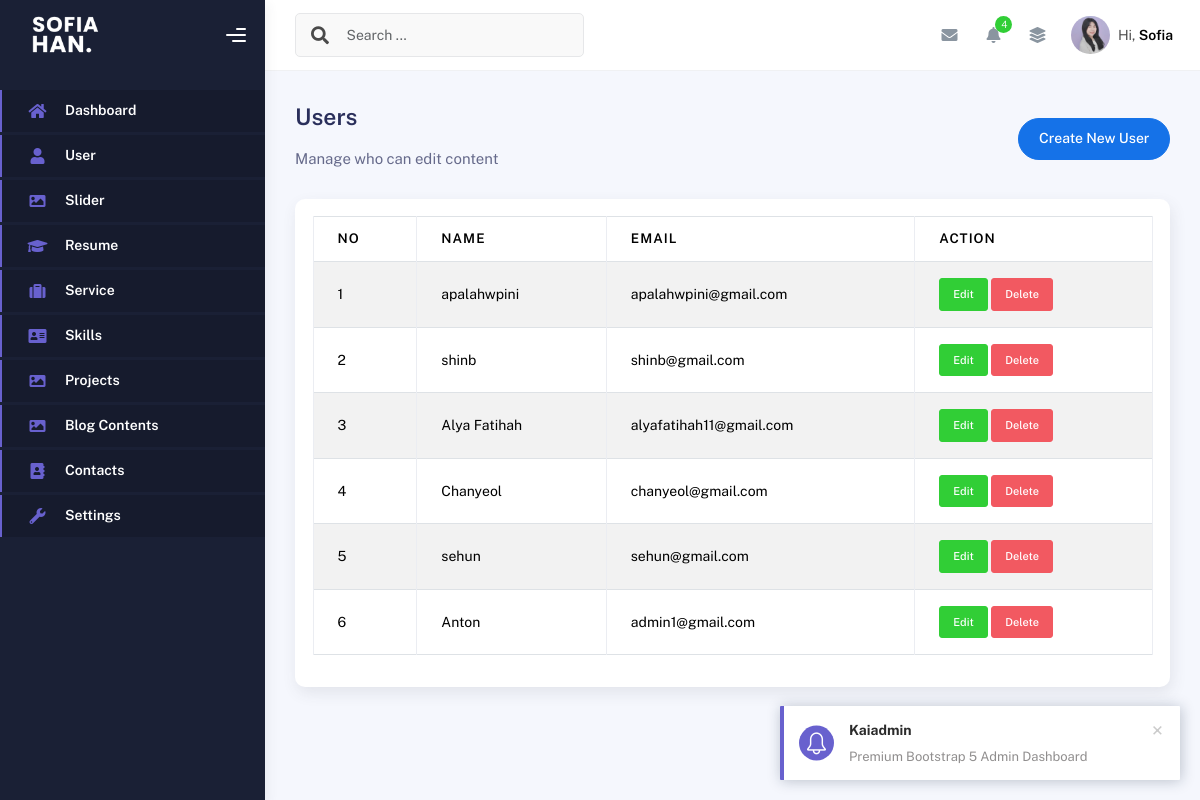
Screenshot of /user.php with the database file from the repository.
### tables this page shows
CREATE TABLE `users` (
  `id` int(3) NOT NULL,
  `name` varchar(55) NOT NULL,
  `email` varchar(35) NOT NULL,
  `password` varchar(100) NOT NULL
);

### user.php (the view, shortened to what this page needs)
<?php
include "config/koneksi.php";
$query = mysqli_query($conn, "SELECT * FROM users ORDER BY id DESC");
$rows = mysqli_fetch_all($query, MYSQLI_ASSOC);
?>
<!DOCTYPE html>
<html lang="en">
<head>
    <?php
    include "inc/css.php";
    ?>
</head>
<body>
    <div class="wrapper">
        <?php
        include "inc/sidebar.php";
        ?>
        <div class="main-panel">
            <div class="main-header">
                <?php
                include "inc/navbar.php";
                ?>
            </div>
            <div class="container">
                <div class="page-inner">
                    <div class="d-flex align-items-left align-items-md-center flex-column flex-md-row pt-2 pb-4">
                        <div>
                            <h3 class="fw-bold mb-3">Users</h3>
                            <h6 class="op-7 mb-2">Manage who can edit content</h6>
                        </div>
                        <div class="ms-md-auto py-2 py-md-0">
                            <a href="create-user.php" class="btn btn-primary btn-round">Create New User</a>
                        </div>
                    </div>
                    <div class="row">
                        <div class="col-sm-6 col-md-12">
                            <div class="card">
                                <div class="card-body">
                                    <table class="table table-bordered table-striped">
                                        <thead>
                                            <tr>
                                                <th>No</th>
                                                <th>Name</th>
                                                <th>Email</th>
                                                <th>Action</th>
                                            </tr>
                                        </thead>
                                        <tbody>
                                            <?php foreach ($rows as $index => $row): ?>
                                            <tr>
                                                <td><?php echo $index += 1 ?></td>
                                                <td><?php echo $row['name'] ?></td>
                                                <td><?php echo $row['email'] ?></td>
                                                <td>
                                                    <a class="btn btn-success btn-sm"
                                                        href="create-user.php?edit=<?php echo $row['id'] ?>">Edit</a>
                                                    <a onclick="return confirm('Are you sure wanna delete this data?')"
                                                        class=" btn btn-danger btn-sm"
                                                        href="user.php?delete=<?php echo $row['id'] ?>">Delete</a>
                                                </td>
                                            </tr>
                                            <?php endforeach ?>
                                        </tbody>
                                    </table>
                                </div>
                            </div>
                        </div>
                    </div>
                </div>
            </div>
</body>
</html>

### inc/css.php (shortened to what this page needs)
<link rel="stylesheet" href="assets/kaiadmin-lite-1.2.0/assets/css/bootstrap.min.css" />
<link rel="stylesheet" href="assets/kaiadmin-lite-1.2.0/assets/css/plugins.min.css" />
<link rel="stylesheet" href="assets/kaiadmin-lite-1.2.0/assets/css/kaiadmin.min.css" />
<link rel="stylesheet" href="assets/kaiadmin-lite-1.2.0/assets/css/demo.css" />

### inc/sidebar.php (shortened to what this page needs)
<div class="sidebar" data-background-color="dark">
    <div class="sidebar-logo">
        <div class="logo-header" data-background-color="dark">
            <a href="dashboard.php" class="logo">
                <img src="assets/kaiadmin-lite-1.2.0/assets/img/logo_white.png" alt="navbar brand"
                    class="navbar-brand" height="80" />
            </a>
            <div class="nav-toggle">
                <button class="btn btn-toggle toggle-sidebar">
                    <i class="gg-menu-right"></i>
                </button>
            </div>
        </div>
    </div>
    <div class="sidebar-wrapper scrollbar scrollbar-inner">
        <div class="sidebar-content">
            <ul class="nav nav-secondary">
                <li class="nav-item active">
                    <a href="dashboard.php" aria-expanded="false">
                        <i class="fas fa-home"></i>
                        <p>Dashboard</p>
                    </a>
                </li>
                <li class="nav-item active">
                    <a href="user.php" aria-expanded="false">
                        <i class="fas fa-user"></i>
                        <p>User</p>
                    </a>
                </li>
                <li class="nav-item active">
                    <a href="sliders.php" aria-expanded="false">
                        <i class="fas fa-image"></i>
                        <p>Slider</p>
                    </a>
                </li>
                <li class="nav-item active">
                    <a href="resume.php" aria-expanded="false">
                        <i class="fas fa-graduation-cap"></i>
                        <p>Resume</p>
                    </a>
                </li>
                <li class="nav-item active">
                    <a href="service.php" aria-expanded="false">
                        <i class="fas fa-suitcase"></i>
                        <p>Service</p>
                    </a>
                </li>
                <li class="nav-item active">
                    <a href="skills.php" aria-expanded="false">
                        <i class="fas fa-address-card"></i>
                        <p>Skills</p>
                    </a>
                </li>
                <li class="nav-item active">
                    <a href="projects.php" aria-expanded="false">
                        <i class="fas fa-image"></i>
                        <p>Projects</p>
                    </a>
                </li>
                <li class="nav-item active">
                    <a href="blog-contents.php" aria-expanded="false">
                        <i class="fas fa-image"></i>
                        <p>Blog Contents</p>
                    </a>
                </li>
                <li class="nav-item active">
                    <a href="contacts.php" aria-expanded="false">
                        <i class="fas fa-address-book"></i>
                        <p>Contacts</p>
                    </a>
                </li>
                <li class="nav-item active">
                    <a href="settings.php" aria-expanded="false">
                        <i class="fas fa-wrench"></i>
                        <p>Settings</p>
                    </a>
                </li>
            </ul>
        </div>
    </div>
</div>

### inc/navbar.php (shortened to what this page needs)
<nav class="navbar navbar-header navbar-header-transparent navbar-expand-lg border-bottom">
    <div class="container-fluid">
        <nav class="navbar navbar-header-left navbar-expand-lg navbar-form nav-search p-0 d-none d-lg-flex">
            <div class="input-group">
                <div class="input-group-prepend">
                    <button type="submit" class="btn btn-search pe-1">
                        <i class="fa fa-search search-icon"></i>
                    </button>
                </div>
                <input type="text" placeholder="Search ..." class="form-control" />
            </div>
        </nav>
        <ul class="navbar-nav topbar-nav ms-md-auto align-items-center">
            <li class="nav-item topbar-icon dropdown hidden-caret">
                <a class="nav-link dropdown-toggle" href="#" id="messageDropdown" role="button"
                    data-bs-toggle="dropdown" aria-haspopup="true" aria-expanded="false">
                    <i class="fa fa-envelope"></i>
                </a>
            </li>
            <li class="nav-item topbar-icon dropdown hidden-caret">
                <a class="nav-link dropdown-toggle" href="#" id="notifDropdown" role="button" data-bs-toggle="dropdown"
                    aria-haspopup="true" aria-expanded="false">
                    <i class="fa fa-bell"></i>
                    <span class="notification">4</span>
                </a>
            </li>
            <li class="nav-item topbar-icon dropdown hidden-caret">
                <a class="nav-link" data-bs-toggle="dropdown" href="#" aria-expanded="false">
                    <i class="fas fa-layer-group"></i>
                </a>
            </li>
            <li class="nav-item topbar-user dropdown hidden-caret">
                <a class="dropdown-toggle profile-pic" data-bs-toggle="dropdown" href="#" aria-expanded="false">
                    <div class="avatar-sm">
                        <img src="assets/kaiadmin-lite-1.2.0/assets/img/profile_sofiecoffe.jpeg" alt="..."
                            class="avatar-img rounded-circle" />
                    </div>
                    <span class="profile-username">
                        <span class="op-7">Hi,</span>
                        <span class="fw-bold">Sofia</span>
                    </span>
                </a>
            </li>
        </ul>
    </div>
</nav>

### rows the page displays
users: index "1", name "apalahwpini", email "apalahwpini@gmail.com"
users: index "2", name "shinb", email "shinb@gmail.com"
users: index "3", name "Alya Fatihah", email "alyafatihah11@gmail.com"
users: index "4", name "Chanyeol", email "chanyeol@gmail.com"
users: index "5", name "sehun", email "sehun@gmail.com"
users: index "6", name "Anton", email "admin1@gmail.com"
